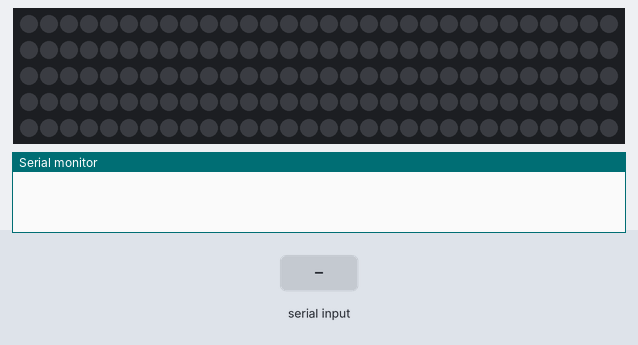
The sketch below on a simulated Arduino Uno, built with avr-gcc and run on an emulated ATmega328P. Shown: 150 RGB LEDs in strip order, left to right, continuing on the next row, the last lines printed to the serial monitor. Inputs (shaded band) come from the test bench. Dim RGB values are drawn brighter than linear.

Above: at 1.2 s.
1.3 s: "L1\n" received over Serial
2.8 s: "L2\n" received over Serial
At 3.7 s:
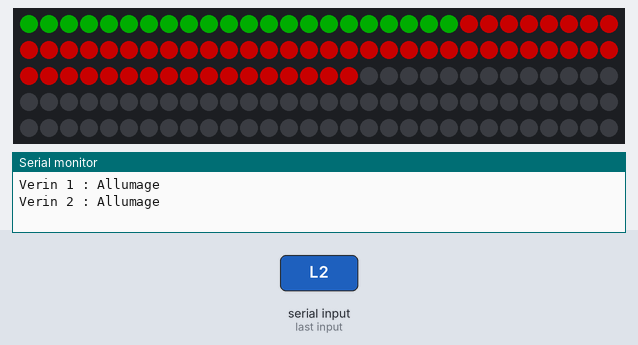
4.3 s: "L3\n" received over Serial
At 4.8 s:
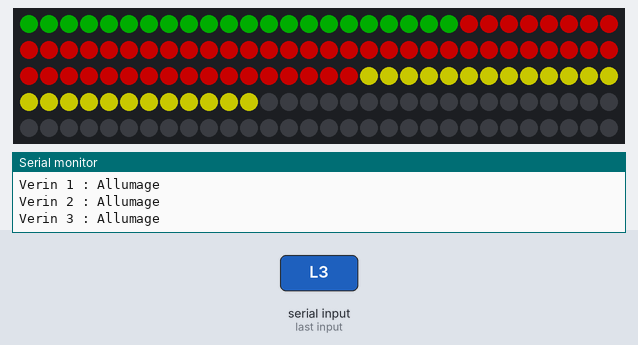
5.8 s: "L1\n" received over Serial
7.3 s: "L2\n" received over Serial
At 8.3 s:
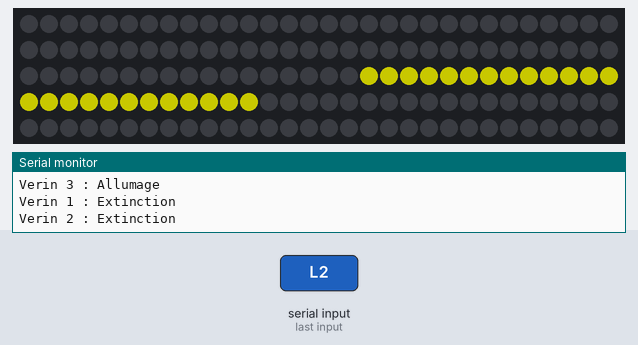
8.8 s: "L1\n" received over Serial
Timing chart, 0 to 11.3 s (numbered marks = the images above; inputs shaded):
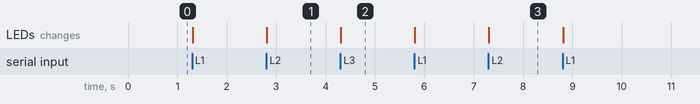

The sketch:

switch_leg.ino
```cpp
#include "FastLED.h"

#define NUM_LEDS 150 // nombre de LEDs
#define BRIGHTNESS 100 // luminosité des LEDs
int L1_b = 0;
int L1_h = 21;
int L2_b = L1_h  + 1;
int L2_h = 76;
int L3_b = L2_h  +1 ;
int L3_h = 101;
int pin_leg = 4;
int pause_timing = 500;

CRGB leds[NUM_LEDS];
CRGB random_color[6];
bool booll1= false;
bool booll2= false;
bool booll3= false;

void setup() {
  Serial.begin(9600);
  FastLED.addLeds<WS2812, 4, GRB>(leds, NUM_LEDS).setCorrection(TypicalLEDStrip);
  FastLED.setBrightness(BRIGHTNESS);
  turnOffStrip(L1_b, L3_h);
  while (!Serial) {
  }
}

void loop() {
  if (Serial.available() > 0) {
    String input = Serial.readStringUntil('\n');
    input.trim();

    if (input == "L1") {
      Serial.print("Verin 1 : ");
      booll1 = lastiter(booll1, L1_b, L1_h, CRGB::Green);
    } else if (input == "L2") {
      Serial.print("Verin 2 : ");
      booll2 = lastiter(booll2, L2_b, L2_h, CRGB::Red);
    } else if (input == "L3") {
      Serial.print("Verin 3 : ");
      booll3 = lastiter(booll3, L3_b, L3_h, CRGB::Yellow);
    } else {
      Serial.println("Aucun verin");
    }
  }
}

void colorStrip(int startIndex, int endIndex, CRGB color) {
  for (int i = startIndex; i <= endIndex; i++) {
    leds[i] = color; // Définir la couleur des LEDs
  }
  FastLED.show(); // Afficher les couleurs sur les LEDs
}

void turnOffStrip(int startIndex, int endIndex) {
  for (int i = startIndex; i <= endIndex; i++) {
    leds[i] = CRGB::Black; // Éteindre les LEDs
  }
  FastLED.show(); // Afficher les LEDs éteintes
}

bool lastiter(bool lighton, int startIndex, int endIndex, CRGB color) {
  if (lighton == false){
    colorStrip(startIndex, endIndex, color);
    Serial.println("Allumage");
    }
  else{
    turnOffStrip(startIndex, endIndex);
    Serial.println("Extinction");
    }
  return lighton = !lighton;
}
```

Measured:
- after the input at 2.8 s, the LEDs: change at once (image 1)
- after the input at 4.3 s, the LEDs: change at once (image 2)
- after the input at 7.3 s, the LEDs: change at once (image 3)
